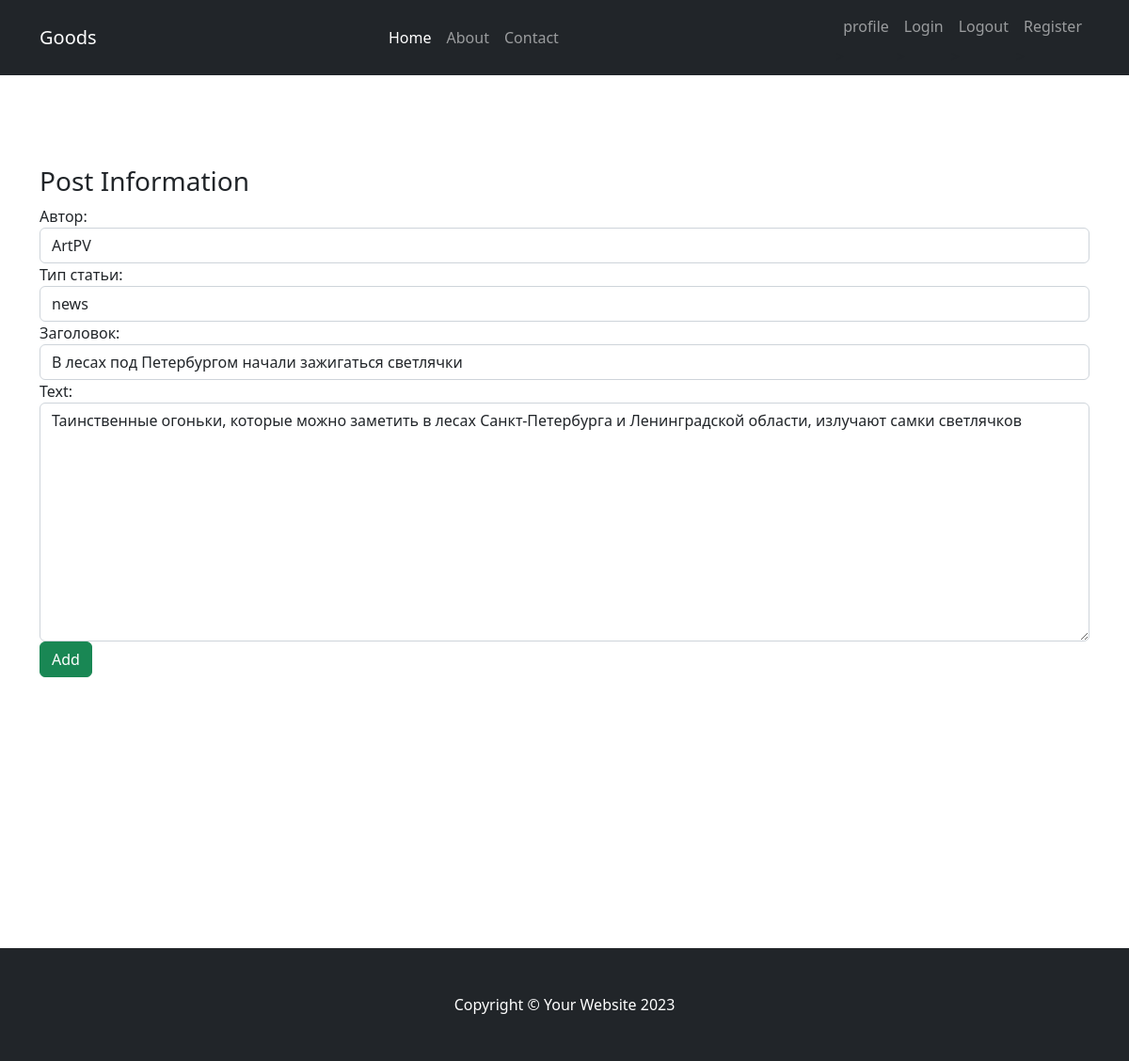
/posts/update/3/ (signed in), run on the app's committed database.
### newspaper/models.py (models this page shows, shortened)
class Post(models.Model):
    NEWS = 'NW'
    POST = 'PT'
    POSTS = [
        (NEWS, 'news'),
        (POST, 'post')
    ]
    author = models.ForeignKey(
        Author, on_delete=models.CASCADE, verbose_name='Автор')
    post_type = models.CharField(
        max_length=2, choices=POSTS, default=NEWS, verbose_name='Тип статьи')
    data_post_creation = models.DateTimeField(
        auto_now_add=True, verbose_name='Дата публикации')
    title = models.CharField(max_length=255, verbose_name='Заголовок')
    text = models.TextField()
    rating_post = models.IntegerField(default=0)
    category = models.ManyToManyField('Category', through='PostCategory')
    class Meta:
        verbose_name = 'Новость'
        verbose_name_plural = 'Новости'

### newspaper/views.py (the view)
# urls.py: path('update/<int:pk>/', PostUpdateView.as_view(), name='post_update'),
class PostUpdateView(PermissionRequiredMixin, LoginRequiredMixin, UpdateView):
    template_name = 'newspaper/post_create.html'
    permission_required = 'newspaper.change_post'
    form_class = PostForm
    def get_object(self, **rwargs):
        id = self.kwargs.get('pk')
        return Post.objects.get(pk=id)

### newspaper/forms.py
class PostForm(ModelForm):
    class Meta:
        model = Post
        fields = ['author', 'post_type', 'title', 'text']
        widgets = {
            'author': forms.Select(attrs={
                'class': 'form-control',
                'placeholder': 'Выберите имя автора'
            }),
            'post_type': forms.Select(attrs={
                'class': 'form-control',
                'placeholder': 'Выберите тип статьи'
            }),
            'title': forms.TextInput(attrs={
                'class': 'form-control',
                'placeholder': 'Введите название статьи'
            }),
            'text': forms.Textarea(attrs={
                'class': 'form-control',
                'placeholder': 'Введите текст статьи'
            }),
        }

### newspaper/models.py (called while the page is built)
    def __str__(self):
        return f'{self.author_name.username}'

### newspaper/templates/newspaper/post_create.html (shortened to what this page needs)
{% extends 'layout/base.html' %}
{% block content %}
<h3>Post Information</h3>
<form method="POST">
 {{ form }}
   <input class="btn btn-success" type="submit" value="Add">
</form>
{% endblock content %}

### data on the page
Post: author "ArtPV", post_type "news", title "В лесах под Петербургом начали зажигаться светлячки", text "Таинственные огоньки, которые можно заметить в лесах Санкт-Петербурга и Ленинградской области, излучают самки светлячков"
